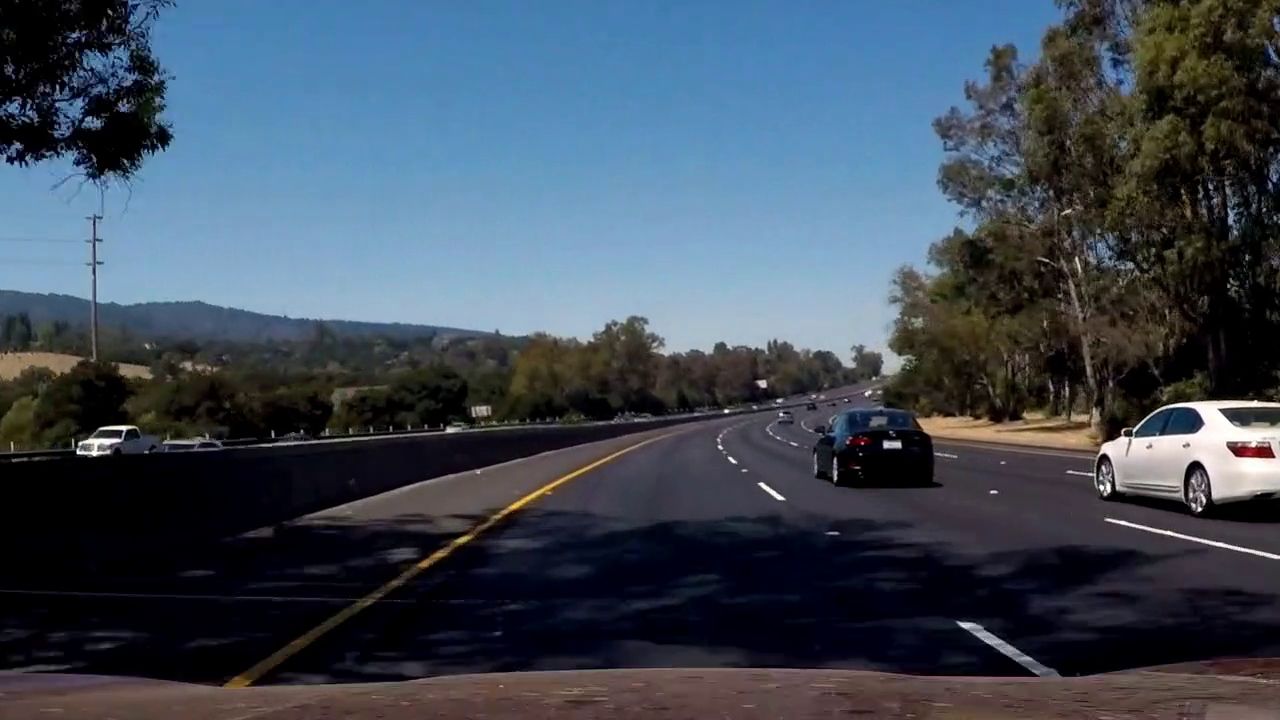
#> input picture test_images/x-test1.png, 1280 x 720 px; its folder holds only this picture in this run
$ python -i cv.py   (imports and definitions only)   (older library calls are emulated)
#> lines starting #> are read from the running program, lines starting #| are printed output that depends on the picture; after the words box and inside, x2 and y2 are one past the last pixel; in counts of white or black regions, pixels touching at a corner belong together
import glob

import cv2
import numpy as np
import matplotlib.pyplot as plt


# [60 lines left out: functions undistort, load_calibration_parameters, mag_thresh, not called in this run]


def overlay(img1, img2, x_offset=50, y_offset=50):
    img1[y_offset:y_offset+img2.shape[0], x_offset:x_offset+img2.shape[1]] = img2
    return img1


def put_text(img, text, font=cv2.FONT_HERSHEY_SIMPLEX, x_offset=0, y_offset=0, scale=1, color=(255, 255, 255), line_type=2):
    result = np.copy(img)
    return cv2.putText(result, text, (x_offset, y_offset), font, scale, color, line_type)


def white_threshold(img, thresh=(0, 255)):
    r = img[:, :, 0]
    g = img[:, :, 1]
    b = img[:, :, 2]
    binary_output = np.zeros_like(r)
    binary_output[(r >= thresh[0]) & (r <= thresh[1]) &
                  (g >= thresh[0]) & (g <= thresh[1]) &
                  (b >= thresh[0]) & (b <= thresh[1])] = 1
    return binary_output


def channel_threshold(img, channel=0, thresh=(0, 255)):
    c = img[:, :, channel]
    binary_output = np.zeros_like(c)
    binary_output[(c >= thresh[0]) & (c <= thresh[1])] = 1
    return binary_output


def combine_threshold(binary1, binary2):
    combined_binary = np.zeros_like(binary1)
    combined_binary[(binary1 == 1) | (binary2 == 1)] = 1
    return combined_binary


def mag_thresh(img, sobel_kernel=3, thresh=(0, 255)):
    # convert to grayscale
    gray = cv2.cvtColor(img, cv2.COLOR_RGB2GRAY)

    # take the gradient in x
    sobelx = cv2.Sobel(gray, cv2.CV_64F, 1, 0, ksize=sobel_kernel)

    # calculate the magnitude
    mag_sobel = np.sqrt(sobelx ** 2)

    # scale to 8-bit (0 - 255) and convert to type = np.uint8
    scaled_sobel = np.uint8(255 * mag_sobel / np.max(mag_sobel))

    # create a binary mask where mag thresholds are met
    binary_output = np.zeros_like(scaled_sobel)
    binary_output[(scaled_sobel >= thresh[0]) & (scaled_sobel <= thresh[1])] = 1

    # inversed the mask, so can be combined with color threshold later on...
    binary_output = 1 - binary_output
    return binary_output


def compose_threshold(img, verbose=0):
    # white threshold
    img1 = white_threshold(img, thresh=(190, 255))
    # red threshold
    img2 = channel_threshold(img, channel=0, thresh=(220, 255))
    # sobel-x
    img3 = mag_thresh(img, sobel_kernel=21, thresh=(0, 40))
    # yellow threshold
    img4 = channel_threshold(cv2.cvtColor(img, cv2.COLOR_RGB2HSV), channel=0, thresh=(20, 30))

    result = combine_threshold(img1, img2)
    result = combine_threshold(result, img3)
    result = combine_threshold(result, img4)

    if verbose:
        f, (ax1, ax2, ax3, ax4, ax5) = plt.subplots(1, 5, figsize=(40, 30))
        ax1.set_title('white threshold')
        ax1.imshow(img1, cmap='gray')
        ax2.set_title('red threshold')
        ax2.imshow(img2, cmap='gray')
        ax3.set_title('sobel-x')
        ax3.imshow(img3, cmap='gray')
        ax4.set_title('yellow threshold')
        ax4.imshow(img3, cmap='gray')
        ax5.set_title('binary result')
        ax5.imshow(result, cmap='gray')

    return result


# [29 lines left out: functions region_of_interest, draw_lines, not called in this run]


def draw_point(img, p, color=None):
    color = [255, 0, 0] if color is None else color
    cv2.circle(img, (p[0], p[1]), 30, color, -1)


# [27 lines left out: functions warper, histogram, plot_comparison, not called in this run]


def plot_histogram(y):
    plt.plot(y)
    plt.show()


# [14 lines left out: function plot_image_rgb_channels, not called in this run]

>>> import cv2
>>> picture = cv2.cvtColor(cv2.imread('test_images/x-test1.png'), cv2.COLOR_BGR2RGB)
>>> result = compose_threshold(picture)
#> in compose_threshold, `img1 = white_threshold(img, thresh=(190, 255))`:
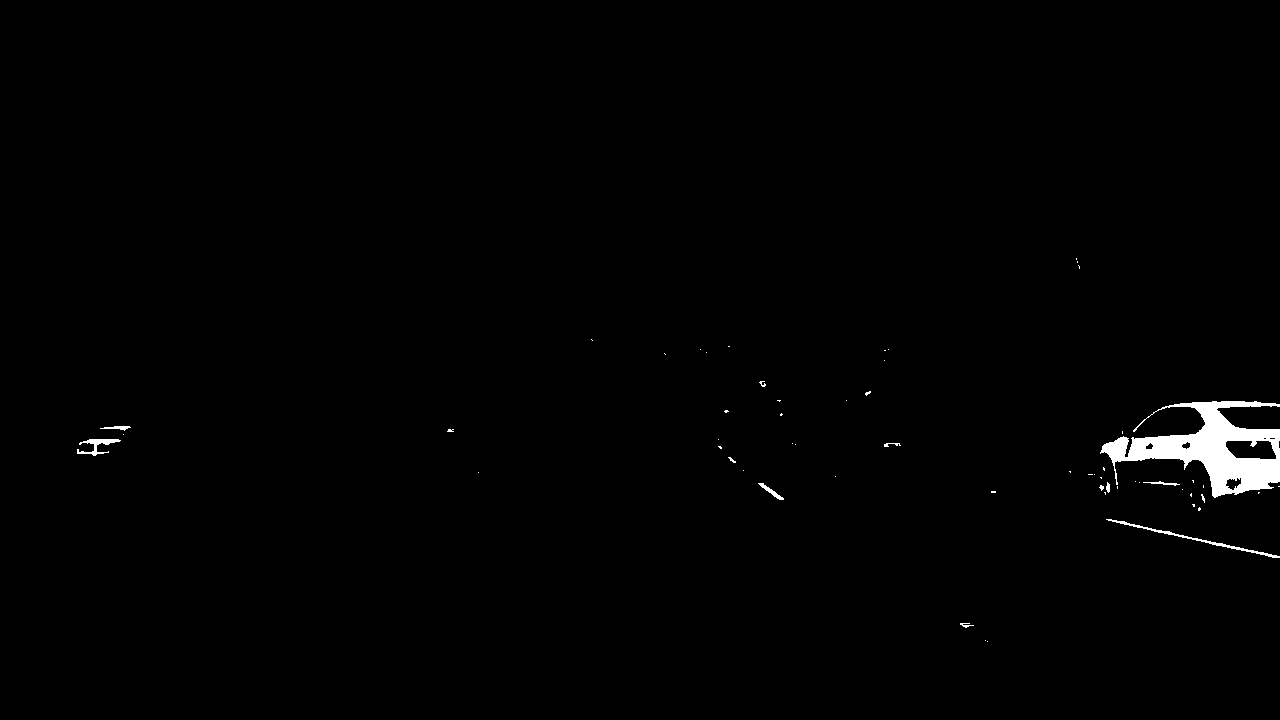
#> img1: shape (720, 1280); values 0 (black) and 1 (white), 0.92% white; 59 white regions (48 under 20 px), largest, box (x1, y1, x2, y2) and area: (1100, 401, 1280, 498) 7156, (1106, 519, 1280, 558) 443, (77, 439, 121, 456) 269
#> in mag_thresh, `sobelx = cv2.Sobel(gray, cv2.CV_64F, 1, 0, ksize=sobel_kernel)`:
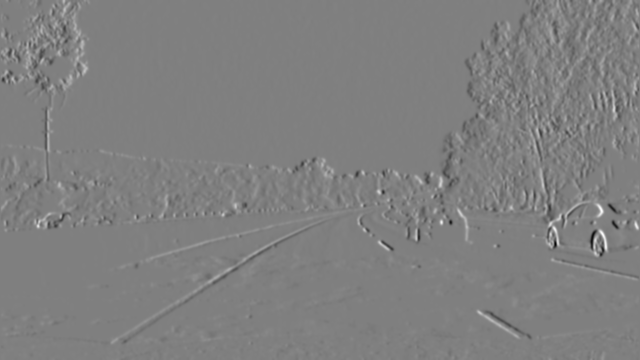
#> sobelx: shape (720, 1280) float64 (shown at 1/2 size); min -1.8e+13, max 1.79e+13, mean 935076924.2; drawn with min black and max white
#> call 2 of channel_threshold, with channel = 0, thresh = (20, 30)
#> in channel_threshold (call 2), `c = img[:, :, channel]`:
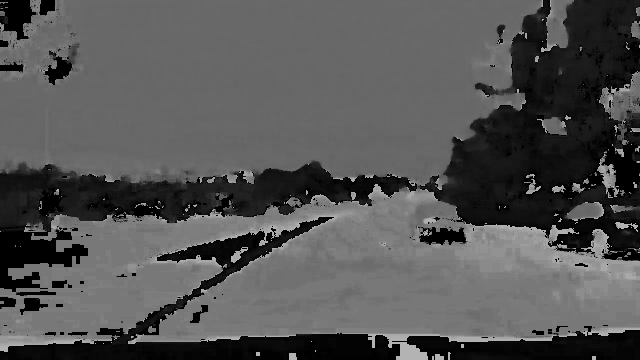
#> c: shape (720, 1280) (shown at 1/2 size); min 0, max 179, mean 83.8
#> in compose_threshold, `result = combine_threshold(result, img4)`:
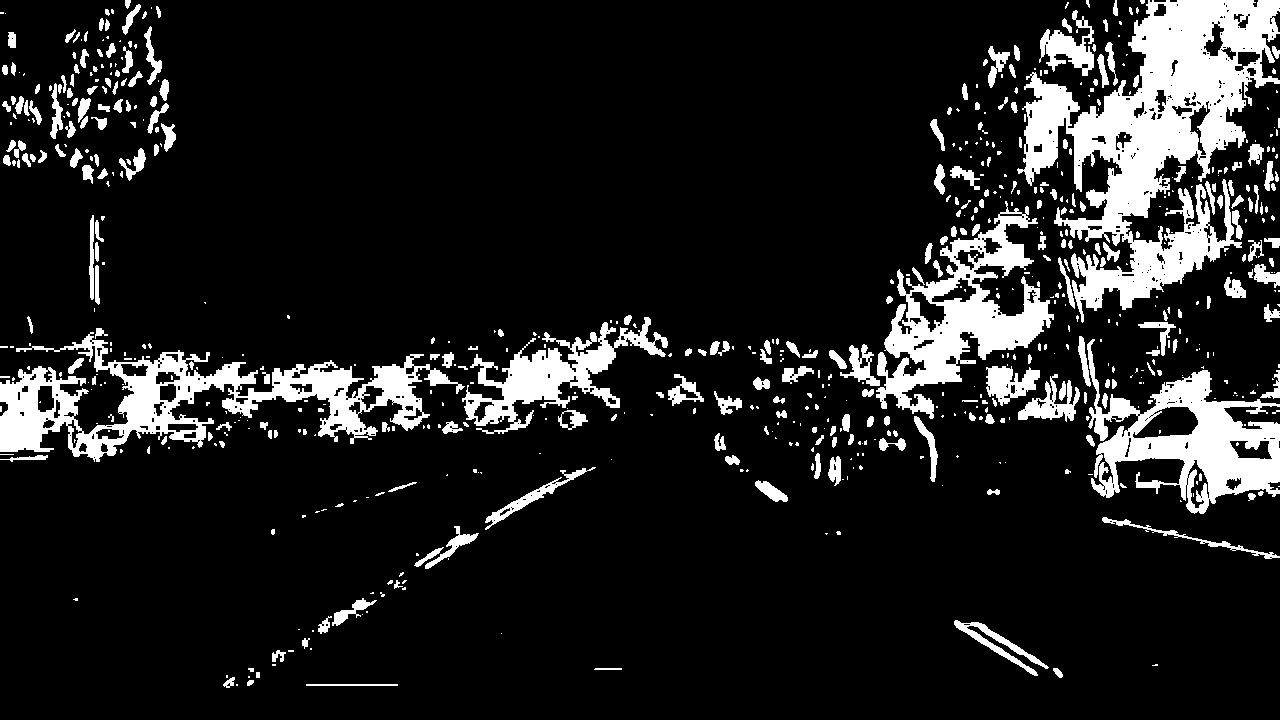
#> result: shape (720, 1280); values 0 (black) and 1 (white), 12.8% white; 677 white regions (400 under 20 px), largest, box (x1, y1, x2, y2) and area: (1017, 0, 1280, 323) 34566, (0, 332, 465, 462) 18392, (876, 201, 1054, 419) 13122

$ run again, on test_images/x-test2.png
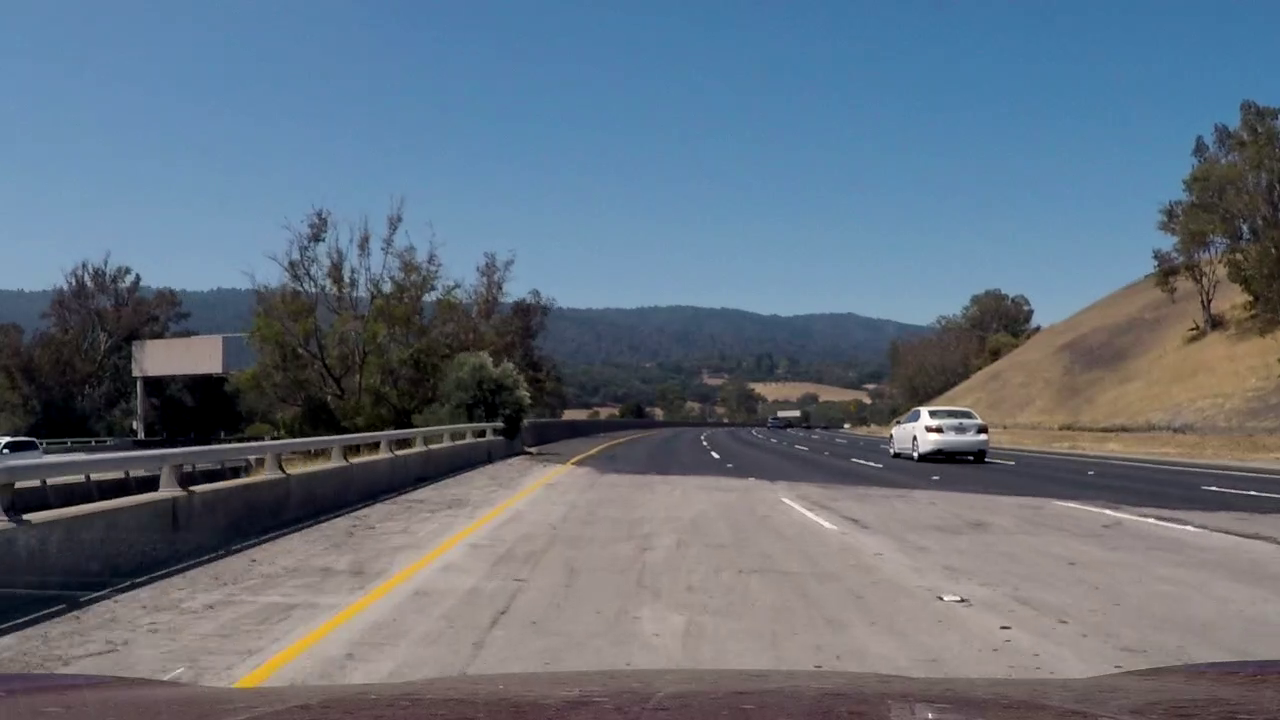
#> input picture test_images/x-test2.png, 1280 x 720 px
#> in compose_threshold, `img1 = white_threshold(img, thresh=(190, 255))`:
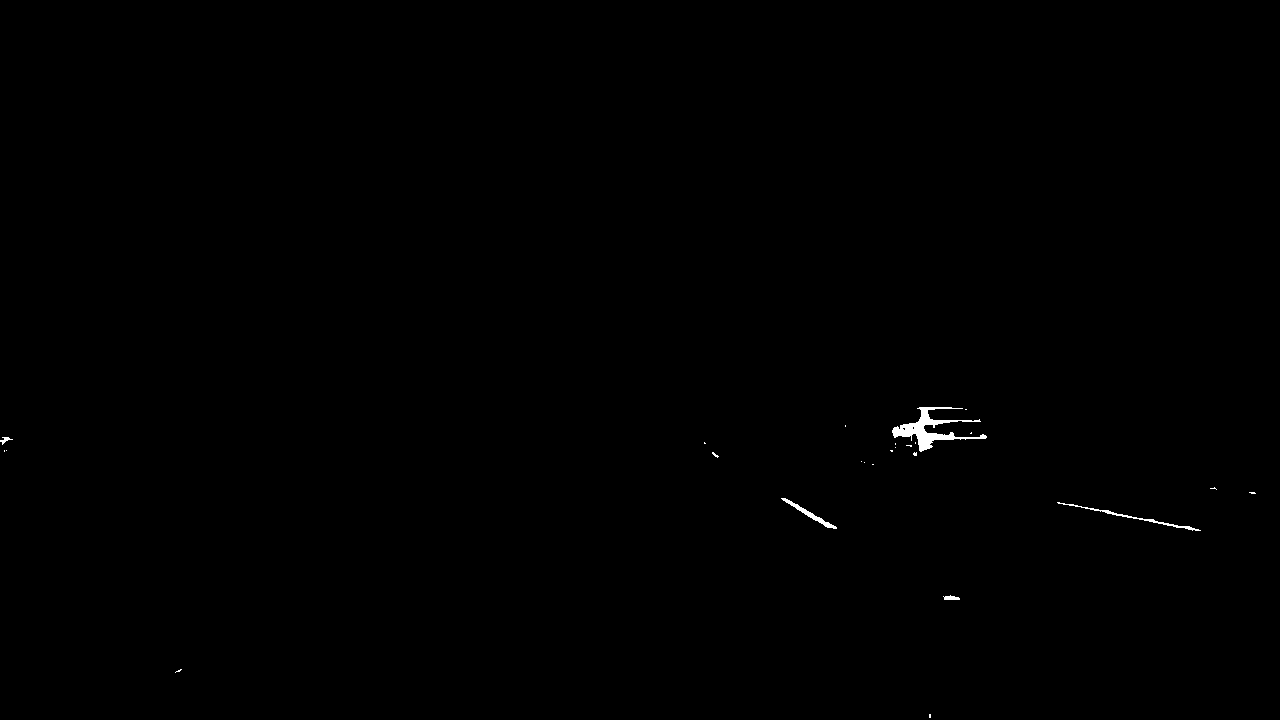
#> img1: shape (720, 1280); values 0 (black) and 1 (white), 0.21% white; 25 white regions (20 under 20 px), largest, box (x1, y1, x2, y2) and area: (892, 407, 987, 452) 1192, (1057, 502, 1201, 531) 299, (781, 498, 837, 529) 255, (943, 595, 960, 600) 59, (0, 437, 13, 445) 42
#> img2: shape (720, 1280); values 0 (black) and 1 (white), 0.28% white; 28 white regions (22 under 20 px), largest, box (x1, y1, x2, y2) and area: (244, 542, 448, 684) 1421, (901, 407, 960, 446) 597, (782, 499, 837, 529) 205, (1103, 510, 1196, 530) 150, (450, 528, 472, 548) 92, (944, 596, 960, 600) 45
#> img3: shape (720, 1280); values 0 (black) and 1 (white), 2.2% white; 422 white regions (187 under 20 px), largest, box (x1, y1, x2, y2) and area: (886, 324, 1044, 454) 1183, (128, 340, 139, 416) 486, (137, 375, 148, 440) 388
#> img4: shape (720, 1280); values 0 (black) and 1 (white), 3.5% white; 139 white regions (73 under 20 px), largest, box (x1, y1, x2, y2) and area: (306, 284, 540, 452) 10591, (224, 296, 342, 446) 5539, (232, 492, 528, 688) 3008
#> in compose_threshold, `result = combine_threshold(result, img4)`:
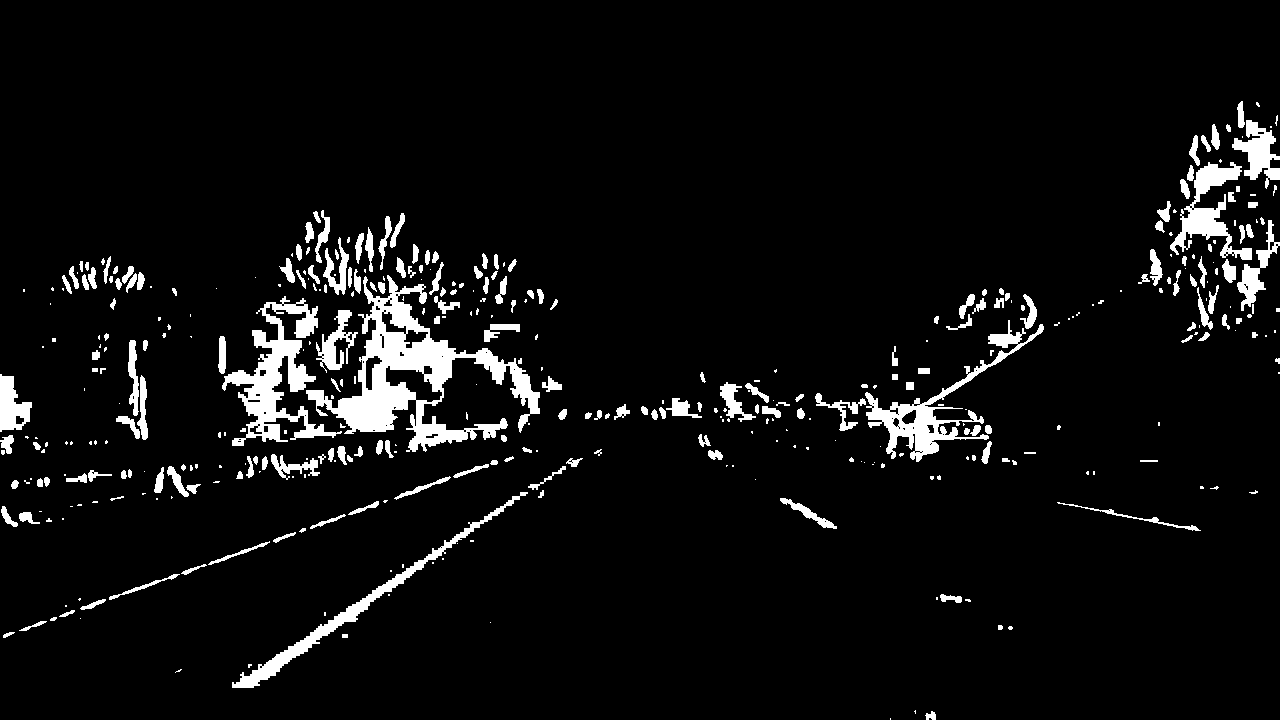
#> result: shape (720, 1280); values 0 (black) and 1 (white), 5.7% white; 413 white regions (197 under 20 px), largest, box (x1, y1, x2, y2) and area: (306, 275, 540, 452) 11388, (222, 296, 342, 446) 5632, (865, 320, 1044, 462) 4084
